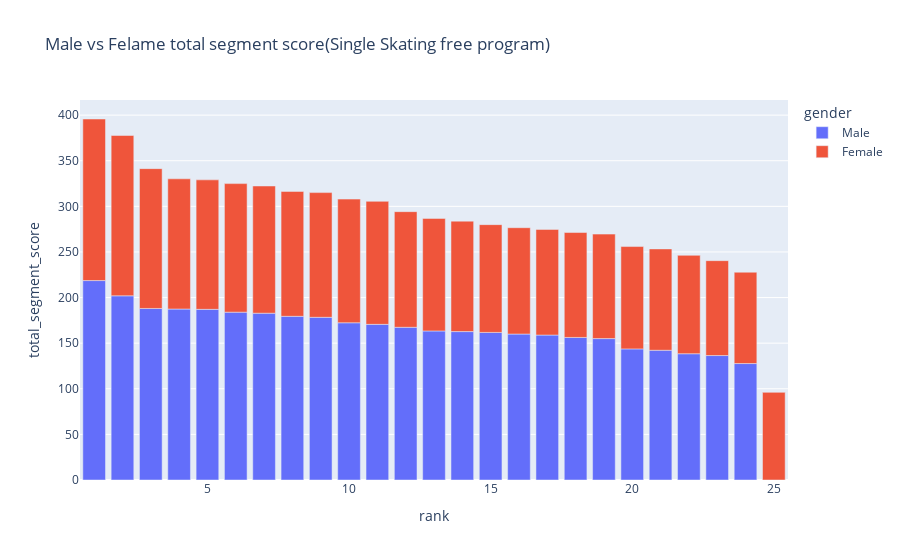

The notebook cell this image was saved under:
### Markdown cell above
# *Plots*

### Code cell
df_plot = df_skaters[(df_skaters["segment"] == "Free Skating") & (df_skaters["category"].isin(["Men Single Skating", "Women Single Skating"]))].copy()
df_plot["gender"] = df_plot["category"].apply(lambda x: "Male" if "Men" in x else "Female")

fig = px.bar(df_plot,x="rank", y="total_segment_score", color="gender",
    title="Male vs Felame total segment score(Single Skating free program)")
fig.show()

### Figure 1 — Plotly figure (JSON) as saved in the notebook; plotly's stock layout.template omitted (floating-point values rounded to 4 significant figures)
{"data": [{"hovertemplate": "gender=Male<br>rank=%{x}<br>total_segment_score=%{y}<extra></extra>", "legendgroup": "Male", "marker": {"color": "#636efa", "pattern": {"shape": ""}}, "name": "Male", "orientation": "v", "showlegend": true, "textposition": "auto", "type": "bar", "x": [1, 2, 3, 4, 5, 6, 7, 8, 9, 10, 11, 12, 13, 14, 15, 16, 17, 18, 19, 20, 21, 22, 23, 24], "xaxis": "x", "y": [218.6, 201.9, 188.1, 187.4, 187.1, 184.0, 182.9, 179.4, 178.4, 172.4, 170.6, 167.4, 163.4, 162.7, 161.8, 160.0, 158.9, 156.3, 155.0, 143.7, 142.2, 138.4, 136.4, 127.7], "yaxis": "y"}, {"hovertemplate": "gender=Female<br>rank=%{x}<br>total_segment_score=%{y}<extra></extra>", "legendgroup": "Female", "marker": {"color": "#EF553B", "pattern": {"shape": ""}}, "name": "Female", "orientation": "v", "showlegend": true, "textposition": "auto", "type": "bar", "x": [1, 2, 3, 4, 5, 6, 7, 8, 9, 10, 11, 12, 13, 14, 15, 16, 17, 18, 19, 20, 21, 22, 23, 24, 25], "xaxis": "x", "y": [177.1, 175.8, 153.3, 142.8, 141.9, 140.9, 139.4, 136.9, 136.7, 135.6, 134.8, 126.8, 123.4, 121.1, 118.2, 116.6, 115.8, 115.0, 114.5, 112.2, 111.1, 107.8, 104.0, 100.2, 96.07], "yaxis": "y"}], "layout": {"barmode": "relative", "legend": {"title": {"text": "gender"}, "tracegroupgap": 0}, "title": {"text": "Male vs Felame total segment score(Single Skating free program)"}, "xaxis": {"anchor": "y", "domain": [0, 1], "title": {"text": "rank"}}, "yaxis": {"anchor": "x", "domain": [0, 1], "title": {"text": "total_segment_score"}}}}
